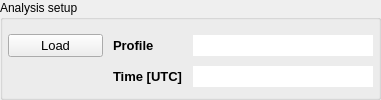
      <widget class="QGroupBox" name="groupBox_3">
       <property name="title">
        <string>Analysis setup</string>
       </property>
       <property name="large" stdset="0">
        <bool>true</bool>
       </property>
       <layout class="QGridLayout" name="gridLayout_4">
        <property name="leftMargin">
         <number>5</number>
        </property>
        <property name="topMargin">
         <number>10</number>
        </property>
        <property name="rightMargin">
         <number>5</number>
        </property>
        <property name="bottomMargin">
         <number>5</number>
        </property>
        <property name="horizontalSpacing">
         <number>10</number>
        </property>
        <property name="verticalSpacing">
         <number>5</number>
        </property>
        <item row="1" column="1">
         <widget class="QLabel" name="label_18">
          <property name="minimumSize">
           <size>
            <width>0</width>
            <height>21</height>
           </size>
          </property>
          <property name="font">
           <font>
            <family>Arial</family>
            <pointsize>10</pointsize>
            <bold>true</bold>
           </font>
          </property>
          <property name="text">
           <string>Profile</string>
          </property>
         </widget>
        </item>
        <item row="1" column="2">
         <widget class="QLineEdit" name="profile">
          <property name="enabled">
           <bool>true</bool>
          </property>
          <property name="minimumSize">
           <size>
            <width>0</width>
            <height>21</height>
           </size>
          </property>
          <property name="font">
           <font>
            <family>Arial</family>
            <pointsize>10</pointsize>
            <bold>false</bold>
           </font>
          </property>
          <property name="mouseTracking">
           <bool>false</bool>
          </property>
          <property name="acceptDrops">
           <bool>false</bool>
          </property>
          <property name="toolTip">
           <string>&lt;html&gt;&lt;head/&gt;&lt;body&gt;&lt;p&gt;Name of Model Points file, where the data is stored. &lt;/p&gt;&lt;/body&gt;&lt;/html&gt;</string>
          </property>
          <property name="layoutDirection">
           <enum>Qt::LayoutDirection::RightToLeft</enum>
          </property>
          <property name="text">
           <string/>
          </property>
          <property name="frame">
           <bool>false</bool>
          </property>
          <property name="readOnly">
           <bool>true</bool>
          </property>
         </widget>
        </item>
        <item row="2" column="1">
         <widget class="QLabel" name="label_4">
          <property name="minimumSize">
           <size>
            <width>0</width>
            <height>21</height>
           </size>
          </property>
          <property name="font">
           <font>
            <family>Arial</family>
            <pointsize>10</pointsize>
            <bold>true</bold>
           </font>
          </property>
          <property name="text">
           <string>Time [UTC]</string>
          </property>
         </widget>
        </item>
        <item row="2" column="2">
         <widget class="QLineEdit" name="time">
          <property name="enabled">
           <bool>true</bool>
          </property>
          <property name="minimumSize">
           <size>
            <width>180</width>
            <height>0</height>
           </size>
          </property>
          <property name="font">
           <font>
            <family>Arial</family>
            <pointsize>10</pointsize>
            <bold>false</bold>
           </font>
          </property>
          <property name="mouseTracking">
           <bool>false</bool>
          </property>
          <property name="acceptDrops">
           <bool>false</bool>
          </property>
          <property name="toolTip">
           <string>&lt;html&gt;&lt;head/&gt;&lt;body&gt;&lt;p&gt;Name of Model Points file, where the data is stored. &lt;/p&gt;&lt;/body&gt;&lt;/html&gt;</string>
          </property>
          <property name="layoutDirection">
           <enum>Qt::LayoutDirection::RightToLeft</enum>
          </property>
          <property name="text">
           <string/>
          </property>
          <property name="frame">
           <bool>false</bool>
          </property>
          <property name="readOnly">
           <bool>true</bool>
          </property>
         </widget>
        </item>
        <item row="1" column="0">
         <widget class="QPushButton" name="load">
          <property name="minimumSize">
           <size>
            <width>95</width>
            <height>21</height>
           </size>
          </property>
          <property name="font">
           <font>
            <family>Arial</family>
            <pointsize>10</pointsize>
           </font>
          </property>
          <property name="toolTip">
           <string>&lt;html&gt;&lt;head/&gt;&lt;body&gt;&lt;p&gt;Loads the model points from file&lt;/p&gt;&lt;/body&gt;&lt;/html&gt;</string>
          </property>
          <property name="styleSheet">
           <string notr="true"/>
          </property>
          <property name="text">
           <string>Load</string>
          </property>
         </widget>
        </item>
       </layout>
      </widget>
